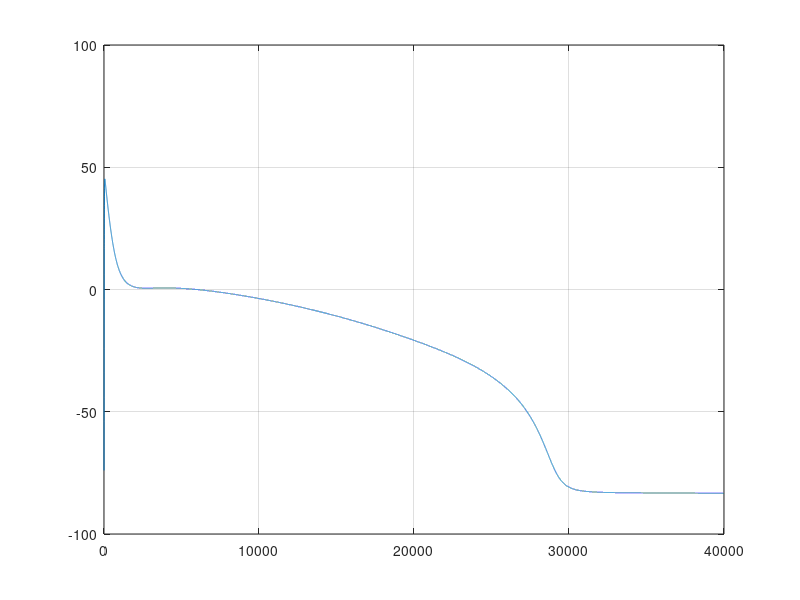

The MATLAB script that drew this image:
%Luo-Rudy membrane model
clear all

Gna = 23.0;
Gsi = 0.09;
Gk = 0.282;
Gk1 = 0.6047;
Gkp = 0.0183;
Gb = 0.03921;

Ena = 54.4;
Ek = -77.0;
Ek1 = -87.26; %???
Ekp = Ek1;
Eb = 59.87;

Ccai = 2.0e-2;%1.0e-9;

%intial membrane potential
Vm=-84.0;

dt=0.01;
t=40000;
stimulus=-1000;
start_stim=1000;

%initial gating parameters
am = 0.32*(Vm + 47.13)/(1.0 - exp(-0.1*(Vm + 47.13)));
bm = 0.08*exp(-Vm/11.0);

ah = 0.135*exp(-(80.0 + Vm)/6.8);
bh = 3.56*exp(0.079*Vm) + (3.1e5)*exp(0.35*Vm);

aj = ((-1.2714e5)*exp(0.2444*Vm) - (3.474e-5)*exp(-0.04391*Vm))*(Vm + 37.78)/(1.0 + exp(0.311*(Vm + 79.23)));
bj = 0.1212*exp(-0.01052*Vm)/(1.0 + exp(-0.1378*(Vm + 40.14)));

ad = 0.095*exp(-0.01*(Vm - 5.0))/(1.0 + exp(-0.072*(Vm - 5.0)));
bd = 0.07*exp(-0.017*(Vm + 44.0))/(1.0 + exp(0.05*(Vm + 44.0)));
    
af = 0.012*exp(-0.008*(Vm + 28))/(1.0 + exp(0.15*(Vm + 28.0)));
bf = 0.0065*exp(-0.02*(Vm + 30.0))/(1.0 + exp(-0.2*(Vm + 30.0)));

ax = 0.0005*exp(0.083*(Vm + 50.0))/(1.0 + exp(0.057*(Vm + 50.0)));
bx = 0.0013*exp(-0.06*(Vm + 20.0))/(1.0 + exp(-0.04*(Vm + 20.0)));

ak1 = 1.02/(1.0 + exp(0.2385*(Vm - Ek1 - 59.215)));
bk1 = (0.49124*exp(0.08032*(Vm - Ek1 + 5.476)) + exp(0.06175*(Vm - Ek1 - 594.31)))/(1.0 + exp(-0.5143*(Vm - Ek1 + 4.753)));
    
    
m = am/(am+bm);
h = ah/(ah+bh);
j = aj/(aj+bj);
d = ad/(ad+bd);
f = af/(af+bf);
X = ax/(ax+bx);
K1 = ak1/(ak1+bk1);

for i=1:t,
    
    if (i<=10)%start_stim)
        stim=stimulus;
    else
        stim=0;
    end
    
    %fast sodium current
    if (Vm >= -40.0)
        ah = 0.0;
        aj = 0.0;
        bh = 1.0/(0.13*(1.0 + exp((Vm + 10.66)/(-11.1))));
        bj = 0.3*exp((-2.535e-7)*Vm)/(1.0 + exp(-0.1*(Vm + 32)));
    end
      
    if (Vm < -40.0)
        ah = 0.135*exp(-(80.0 + Vm)/6.8);
        bh = 3.56*exp(0.079*Vm) + (3.1e5)*exp(0.35*Vm);
        aj = ((-1.2714e5)*exp(0.2444*Vm) - (3.474e-5)*exp(-0.04391*Vm))*(Vm + 37.78)/(1.0 + exp(0.311*(Vm + 79.23)));
        bj = 0.1212*exp(-0.01052*Vm)/(1.0 + exp(-0.1378*(Vm + 40.14)));
    end
      
    am = 0.32*(Vm + 47.13)/(1.0 - exp(-0.1*(Vm + 47.13)));
    bm = 0.08*exp(-Vm/11.0);

    %slow inward current
    %cai = Ccai;
    Esi = 7.7 - 13.0287*log(Ccai);
    ad = 0.095*exp(-0.01*(Vm - 5.0))/(1.0 + exp(-0.072*(Vm - 5.0)));
    bd = 0.07*exp(-0.017*(Vm + 44.0))/(1.0 + exp(0.05*(Vm + 44.0)));
    af = 0.012*exp(-0.008*(Vm + 28))/(1.0 + exp(0.15*(Vm + 28.0)));
    bf = 0.0065*exp(-0.02*(Vm + 30.0))/(1.0 + exp(-0.2*(Vm + 30.0)));
    

    %outward currents
    %time-dependent potassium current
    if (Vm > -100.0)
        Xi = 2.837*(exp(0.04*(Vm + 77.0)) - 1)/((Vm + 77.0)*exp(0.04*(Vm + 35.0)));
    end
    
    if (Vm <= -100)
       Xi = 1.0;
    end
      
    ax = 0.0005*exp(0.083*(Vm + 50.0))/(1.0 + exp(0.057*(Vm + 50.0)));
    bx = 0.0013*exp(-0.06*(Vm + 20.0))/(1.0 + exp(-0.04*(Vm + 20.0)));

    %time-independent potassium current
    ak1 = 1.02/(1.0 + exp(0.2385*(Vm - Ek1 - 59.215)));
    bk1 = (0.49124*exp(0.08032*(Vm - Ek1 + 5.476)) + exp(0.06175*(Vm - Ek1 - 594.31)))/(1.0 + exp(-0.5143*(Vm - Ek1 + 4.753)));
    K1  = ak1/(ak1+bk1);

    %plateau potassium current
    Kp = 1.0/(1.0 + exp((7.488 - Vm)/5.98));

    Ina = Gna*m*m*m*h*j*(Vm - Ena);
    Isi = Gsi*d*f*(Vm - Esi);
    Ik = Gk*X*Xi*(Vm - Ek);
    Ik1 = Gk1*K1*(Vm - Ek1);
    Ikp = Gkp*Kp*(Vm - Ekp);
    Ib = Gb*(Vm + Eb);

    Vm = Vm - dt*( Ina + Isi + Ik + Ik1 + Ikp + Ib + stim);

    m = m + dt*(am*(1.0-m) - bm*m);
    h = h + dt*(ah*(1.0-h) - bh*h);
    j = j + dt*(aj*(1.0-j) - bj*j);
    d = d + dt*(ad*(1.0-d) - bd*d);
    f = f + dt*(af*(1.0-f) - bf*f);
    X = X + dt*(ax*(1.0-X) - bx*X);

    %calcium uptake
    Ccai = Ccai + dt*((-10e-4)*Isi + 0.07*((10e-4) - Ccai));
      
    V(i)=Vm;
    stim=0;
end

plot(V)
grid on
